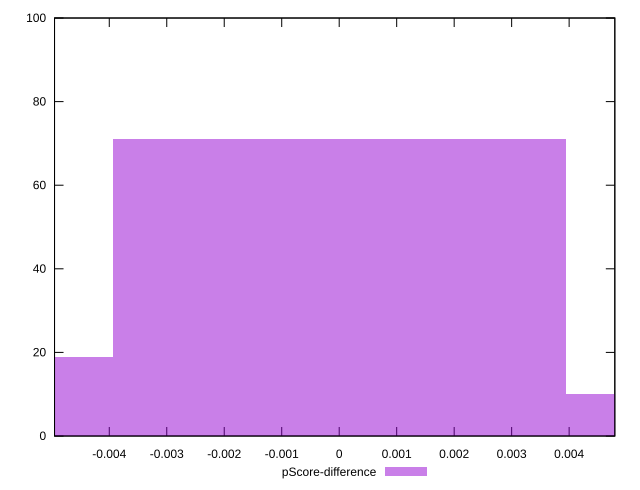

Source code (gnuplot):
reset

$pScoreDifference <<EOF
0 71
0.007874921953800601 10
-0.007874921953800601 19
EOF

set key outside below
set boxwidth 0.007874921953800601
set xrange [-0.004952191351969254:0.004794770232922713]
set yrange [0:100]
set trange [0:100]
set style fill transparent solid 0.5 noborder
set terminal svg size 640, 490 enhanced background rgb 'white'
set output "reports/report_00033_2021-03-01T14-23-16.841Z/first-cpu-idle/samples/astro-inner/pScore-difference/histogram.svg"

plot $pScoreDifference title "pScore-difference" with boxes

reset
